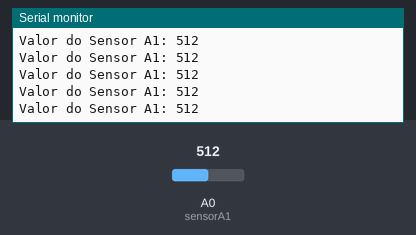
Bench run of a sketch on a simulated Arduino Uno, built with avr-gcc and run on an emulated ATmega328P. Shown: the last lines printed to the serial monitor. Inputs (shaded band) come from the test bench; at power-on: A0 (sensorA1) = 512.

Above: at 1.2 s.
1.3 s: A0 (sensorA1) set to 716
At 1.68 s:
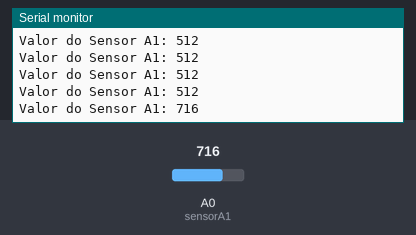
2.8 s: A0 (sensorA1) set to 900
At 2.94 s:
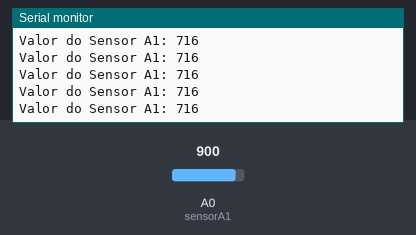
Timing chart, 0 to 5.8 s (numbered marks = the images above; inputs shaded):
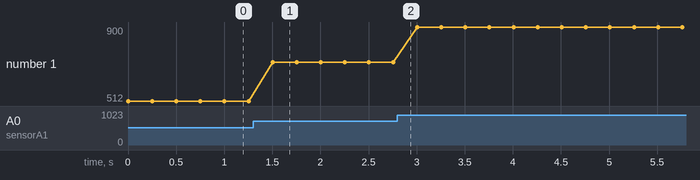

Measured:
- after the input at 1.3 s, the serial monitor: prints a new line after 0.20 s (image 1)
- plotted number 1: 512 → 716 after the input at 1.3 s, 716 → 900 after the input at 2.8 s

The sketch:

LEITURA_SENSOR_INDIVIDUAL.ino
```cpp
      //quanto menor o valor, mais luz infravermelha chega ao sensor
      int sensorA1 = A0;
      int valorSensorA1 = 0;


      void setup()
      {
        Serial.begin(9600);   //inicio

      }

      void loop()
      {
         valorSensorA1 = analogRead(sensorA1);

         Serial.print("Valor do Sensor A1: ");
         Serial.println(valorSensorA1);


         delay(250); // delay 250
         }
```
